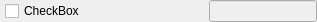
<?xml version="1.0" encoding="UTF-8"?>
<ui version="4.0">
 <class>Form</class>
 <widget class="QWidget" name="Form">
  <property name="geometry">
   <rect>
    <x>0</x>
    <y>0</y>
    <width>317</width>
    <height>20</height>
   </rect>
  </property>
  <property name="windowTitle">
   <string>Form</string>
  </property>
  <layout class="QHBoxLayout" name="horizontalLayout">
   <property name="spacing">
    <number>0</number>
   </property>
   <property name="leftMargin">
    <number>5</number>
   </property>
   <property name="topMargin">
    <number>0</number>
   </property>
   <property name="rightMargin">
    <number>0</number>
   </property>
   <property name="bottomMargin">
    <number>0</number>
   </property>
   <item>
    <widget class="QCheckBox" name="checkbox">
     <property name="text">
      <string>CheckBox</string>
     </property>
     <property name="checked">
      <bool>false</bool>
     </property>
    </widget>
   </item>
   <item>
    <spacer name="horizontalSpacer">
     <property name="orientation">
      <enum>Qt::Horizontal</enum>
     </property>
     <property name="sizeType">
      <enum>QSizePolicy::Expanding</enum>
     </property>
     <property name="sizeHint" stdset="0">
      <size>
       <width>80</width>
       <height>20</height>
      </size>
     </property>
    </spacer>
   </item>
   <item>
    <widget class="QLineEdit" name="line_edit">
     <property name="enabled">
      <bool>false</bool>
     </property>
     <property name="sizePolicy">
      <sizepolicy hsizetype="Fixed" vsizetype="Fixed">
       <horstretch>0</horstretch>
       <verstretch>0</verstretch>
      </sizepolicy>
     </property>
    </widget>
   </item>
  </layout>
 </widget>
 <resources/>
 <connections>
  <connection>
   <sender>checkbox</sender>
   <signal>toggled(bool)</signal>
   <receiver>line_edit</receiver>
   <slot>setEnabled(bool)</slot>
   <hints>
    <hint type="sourcelabel">
     <x>44</x>
     <y>24</y>
    </hint>
    <hint type="destinationlabel">
     <x>232</x>
     <y>19</y>
    </hint>
   </hints>
  </connection>
 </connections>
</ui>
